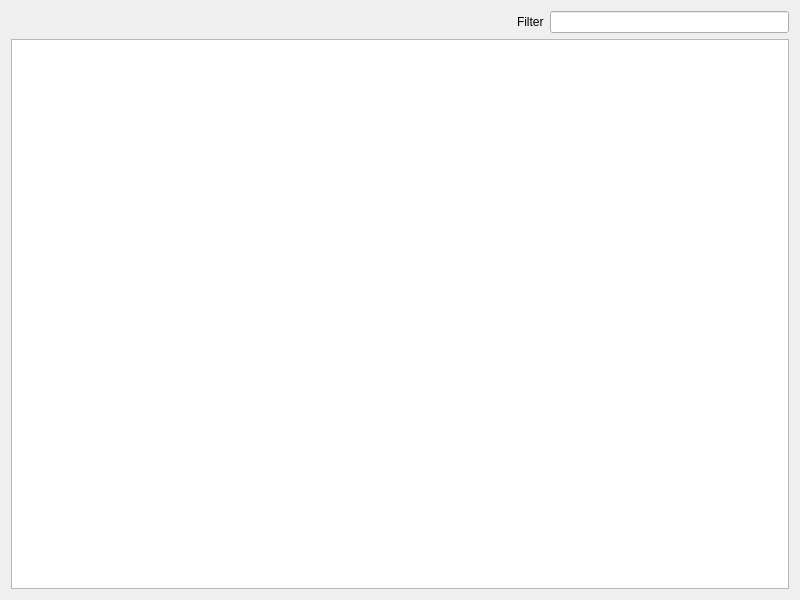
<?xml version="1.0" encoding="UTF-8"?>
<ui version="4.0">
 <class>astro::DirTreeWidget</class>
 <widget class="QWidget" name="astro::DirTreeWidget">
  <property name="geometry">
   <rect>
    <x>0</x>
    <y>0</y>
    <width>800</width>
    <height>600</height>
   </rect>
  </property>
  <property name="windowTitle">
   <string>DirTreeWidget</string>
  </property>
  <layout class="QGridLayout" name="gridLayout">
   <item row="0" column="0">
    <spacer name="horizontalSpacer">
     <property name="orientation">
      <enum>Qt::Horizontal</enum>
     </property>
     <property name="sizeHint" stdset="0">
      <size>
       <width>500</width>
       <height>20</height>
      </size>
     </property>
    </spacer>
   </item>
   <item row="0" column="2">
    <widget class="QLineEdit" name="line_edit"/>
   </item>
   <item row="1" column="0" colspan="3">
    <widget class="QTreeView" name="tree_view"/>
   </item>
   <item row="0" column="1">
    <widget class="QLabel" name="label_filter">
     <property name="text">
      <string>Filter</string>
     </property>
    </widget>
   </item>
  </layout>
 </widget>
 <resources/>
 <connections/>
</ui>
